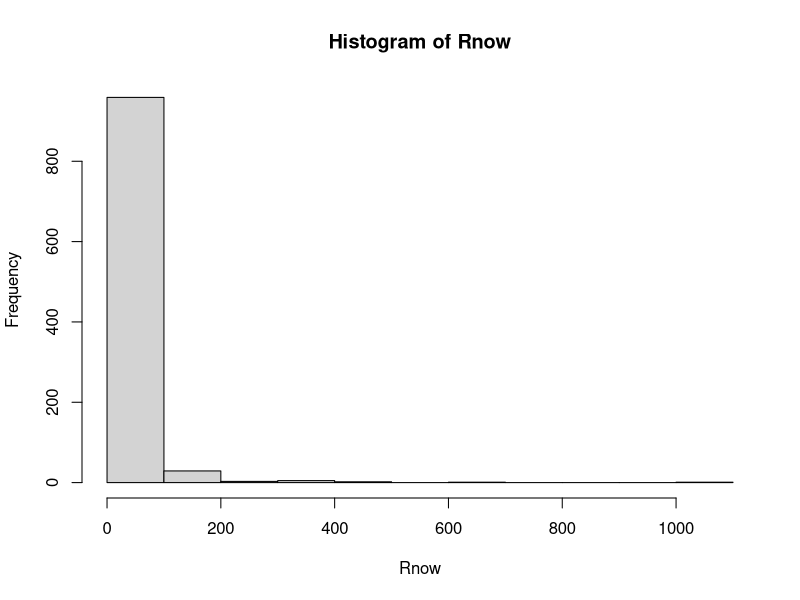
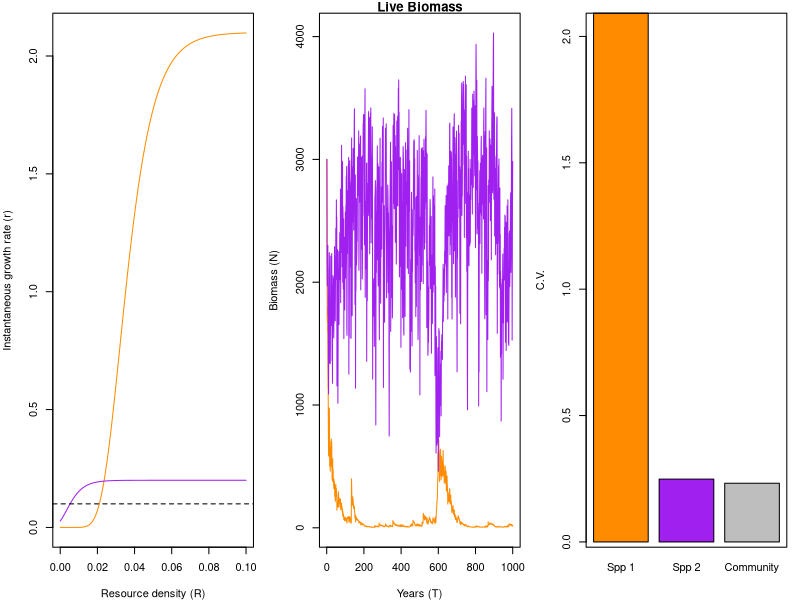

Write R code to recreate these figures, in order.
#~~~~~~~~~~~~~~~~~~~~~~~~~~~~~~~~~~~~~~~~~~~~~~~~~~~~~~~~~~~~~~~~#
## Semi-discrete temporal storage effect model of two species   ## 
## coexisting on one essential resource                         ##
#~~~~~~~~~~~~~~~~~~~~~~~~~~~~~~~~~~~~~~~~~~~~~~~~~~~~~~~~~~~~~~~~#

####
#### 11/4/2014
#### atredenn@gmail.com
####

# species "split" themselves between a dormant, low-mortaility stage (D) and a higher mortality, high growth stage (N)
# the single resource is R
# There are two sources of variability: an environmental cue that drives the storage effect, and resource variability

# clear the workspace
rm(list=ls())

####
#### Load relevant libraries
####
library(deSolve)
library(mvtnorm)

####
#### Parameters
####
maxTime <- 1000 #simulation run time
c <- c(1,1) #not used for now, could be a "cost" parameter for biomass storage
b <- c(0.5, 0.5) #also not used, could be assimilation efficiency
mD <- c(0.0001, 0.0001) #dormant state continuous death rate
r <- c(2.1, 0.2) #live state intrinsic growth rates
K2 <- c(100, 200) #rate of approaching max growth rate
K <- c(25,2) #offset for growth rate function
mN <- c(0.1, 0.1) #live state continuous death rate
a <- 0.5 #resource turnover rate
S <- 5 #average resource supply rate
sVar <- 10 #resource supply rate variability
sigE <- 0.5 #environmental cue variability
rho <- 1 #environmental cue correlation between species
Rmu <- 2
Rsd=1.5
####
#### Model function
####
#continuous model
updateDNR <- function(t, DNR, parms){
  with(as.list(c(DNR, parms)), {
    dD1dt = -(mD[1]*D1)
    dD2dt = -(mD[2]*D2)
    dN1dt = N1*(r[1]*exp(-K[1]*(exp(-K2[1]*R)))) - mN[1]*N1
    dN2dt = N2*(r[2]*exp(-K[2]*(exp(-K2[2]*R)))) - mN[2]*N2
    dRdt = a*(S-R) - (N1*(r[1]*R/(K[1]+R)) + (N2*(r[2]*R/(K[2]+R))))
    list(c(dD1dt, dD2dt, dN1dt, dN2dt, dRdt)) #output
  })
}

#discrete model: pulses of N-D transitions (difference equations)
gfun <- function(t, y, parms){
  with (as.list(y),{
    g1 <- gVec1[t]
    g2 <- gVec2[t]
    D1 <- D1 - (N1+D1)*g1 + N1
    D2 <- D2 - (N2+D2)*g2 + N2
    N1 <- 0+(N1+D1)*g1
    N2 <- 0+(N2+D2)*g2
    R <- Rnow[t]
    return(c(D1, D2, N1, N2, R))
  })
}


####
#### Simulate model
####
#function for transition time series
getG <- function(sigE, rho, nTime){
  varcov <- matrix(c(sigE, rho*sigE, rho*sigE, sigE), 2, 2)
  e <- rmvnorm(n = nTime, mean = c(0,0), sigma = varcov)
  g <- exp(e) / (1+exp(e))
  return(g)
}
gVec <- getG(sigE = sigE, rho = rho, nTime = maxTime)
gVec1 <- gVec[,1]
gVec2 <- gVec[,2]

Rnow <- rlnorm(maxTime, Rmu, Rsd)
hist(Rnow)

#forcing for resource supply rate variations
# forcedat <- data.frame(Time = c(1:maxTime),
#                        Supply = rnorm(maxTime,0,sVar))
# forcedat[forcedat$Supply<(-S),2] <- -S #don't let supply go negative
# rand <- approxfun(x = forcedat[,1], y = forcedat[,2], method = "linear", rule = 2)

simTime <- seq(1,maxTime,by=1)
parms <- list(
  c = c,
  b = b,
  mD = mD,
  r = r,
  K = K,
  mN = mN, 
  a = a,
  S = S
)
DNR <- c(D=c(0,0), N=c(3000,3000),R=1) #initial conditions

#run the model
output = as.data.frame(ode(y = DNR, times = simTime, func = updateDNR,
                           parms = parms, events = list(func = gfun, times=simTime)))


####
#### Plot results
####
par(mfrow=c(1,3),mar=c(4,4,1,1))
# matplot(simTime, output[,2:3], type="l", main="Dormant Biomass", 
#         col=c("darkorange", "purple"), xlab="Years (T)", ylab="Biomass (D)")
# plot(simTime, output$R, type="l", main=mean(output$R))
cvs <- c((sd(output[,4])/mean(output[,4])), 
         (sd(output[,5])/mean(output[,5])), 
         (sd(output[,4]+output[,5])/mean(output[,4]+output[,5])))

# plot the growth rate functions for each species
# plot the growth rate functions for each species
R <- seq(0,0.1,0.001)
getR <- function(r, R, K){
  out1 <- (r[1]*exp(-K[1]*(exp(-K2[1]*R))))
  out2 <- (r[2]*exp(-K[2]*(exp(-K2[2]*R)))) 
  return(cbind(out1, out2))
}
tmp<-getR(r, R, K)
matplot(R, tmp, type="l", col=c("darkorange", "purple"), lty=c(1,1), 
        ylab="Instantaneous growth rate (r)", xlab="Resource density (R)")
abline(h = mN[1], lty=2)
matplot(simTime, output[,4:5], type="l", main="Live Biomass", lty=c(1,1), 
        col=c("darkorange", "purple"), xlab="Years (T)", ylab="Biomass (N)")
# matplot(simTime[1900:2000], output[1900:2000,4:5], type="l", main="Live Biomass", lty=c(1,1), 
#         col=c("darkorange", "purple"), xlab="Years (T)", ylab="Biomass (N)")

barplot(cvs, names.arg = c("Spp 1", "Spp 2", "Community"), ylab="C.V.", col=c("darkorange", "purple", "grey"))
box()
